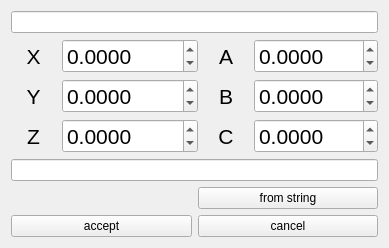
<?xml version="1.0" encoding="UTF-8"?>
<ui version="4.0">
 <class>WLFrameWidget</class>
 <widget class="QWidget" name="WLFrameWidget">
  <property name="windowModality">
   <enum>Qt::WindowModal</enum>
  </property>
  <property name="geometry">
   <rect>
    <x>0</x>
    <y>0</y>
    <width>389</width>
    <height>235</height>
   </rect>
  </property>
  <property name="sizePolicy">
   <sizepolicy hsizetype="Preferred" vsizetype="Preferred">
    <horstretch>0</horstretch>
    <verstretch>0</verstretch>
   </sizepolicy>
  </property>
  <property name="windowTitle">
   <string>WLFrameWidget</string>
  </property>
  <layout class="QGridLayout" name="gridLayout_2">
   <item row="4" column="1">
    <widget class="QPushButton" name="pushButtonCancel">
     <property name="text">
      <string>cancel</string>
     </property>
    </widget>
   </item>
   <item row="0" column="0" colspan="2">
    <widget class="QLineEdit" name="nameFrame"/>
   </item>
   <item row="1" column="0" colspan="2">
    <layout class="QGridLayout" name="gridLayout">
     <item row="2" column="2">
      <widget class="QLabel" name="label_4">
       <property name="font">
        <font>
         <pointsize>16</pointsize>
        </font>
       </property>
       <property name="layoutDirection">
        <enum>Qt::LeftToRight</enum>
       </property>
       <property name="text">
        <string>C</string>
       </property>
       <property name="alignment">
        <set>Qt::AlignCenter</set>
       </property>
      </widget>
     </item>
     <item row="1" column="3">
      <widget class="QDoubleSpinBox" name="doubleSpinBoxB">
       <property name="font">
        <font>
         <pointsize>16</pointsize>
        </font>
       </property>
       <property name="decimals">
        <number>4</number>
       </property>
       <property name="minimum">
        <double>-180.000000000000000</double>
       </property>
       <property name="maximum">
        <double>180.000000000000000</double>
       </property>
      </widget>
     </item>
     <item row="0" column="3">
      <widget class="QDoubleSpinBox" name="doubleSpinBoxA">
       <property name="font">
        <font>
         <pointsize>16</pointsize>
        </font>
       </property>
       <property name="decimals">
        <number>4</number>
       </property>
       <property name="minimum">
        <double>-180.000000000000000</double>
       </property>
       <property name="maximum">
        <double>180.000000000000000</double>
       </property>
      </widget>
     </item>
     <item row="2" column="3">
      <widget class="QDoubleSpinBox" name="doubleSpinBoxC">
       <property name="font">
        <font>
         <pointsize>16</pointsize>
        </font>
       </property>
       <property name="decimals">
        <number>4</number>
       </property>
       <property name="minimum">
        <double>-180.000000000000000</double>
       </property>
       <property name="maximum">
        <double>180.000000000000000</double>
       </property>
      </widget>
     </item>
     <item row="0" column="0">
      <widget class="QLabel" name="label">
       <property name="font">
        <font>
         <pointsize>16</pointsize>
        </font>
       </property>
       <property name="text">
        <string>X</string>
       </property>
       <property name="textFormat">
        <enum>Qt::AutoText</enum>
       </property>
       <property name="alignment">
        <set>Qt::AlignCenter</set>
       </property>
       <property name="wordWrap">
        <bool>false</bool>
       </property>
       <property name="openExternalLinks">
        <bool>false</bool>
       </property>
       <property name="textInteractionFlags">
        <set>Qt::LinksAccessibleByMouse</set>
       </property>
      </widget>
     </item>
     <item row="0" column="2">
      <widget class="QLabel" name="label_6">
       <property name="font">
        <font>
         <pointsize>16</pointsize>
        </font>
       </property>
       <property name="layoutDirection">
        <enum>Qt::LeftToRight</enum>
       </property>
       <property name="text">
        <string>A</string>
       </property>
       <property name="alignment">
        <set>Qt::AlignCenter</set>
       </property>
      </widget>
     </item>
     <item row="1" column="0">
      <widget class="QLabel" name="label_2">
       <property name="font">
        <font>
         <pointsize>16</pointsize>
        </font>
       </property>
       <property name="layoutDirection">
        <enum>Qt::LeftToRight</enum>
       </property>
       <property name="text">
        <string>Y</string>
       </property>
       <property name="alignment">
        <set>Qt::AlignCenter</set>
       </property>
      </widget>
     </item>
     <item row="0" column="1">
      <widget class="QDoubleSpinBox" name="doubleSpinBoxX">
       <property name="font">
        <font>
         <pointsize>16</pointsize>
        </font>
       </property>
       <property name="decimals">
        <number>4</number>
       </property>
       <property name="minimum">
        <double>-5000.000000000000000</double>
       </property>
       <property name="maximum">
        <double>5000.000000000000000</double>
       </property>
      </widget>
     </item>
     <item row="2" column="1">
      <widget class="QDoubleSpinBox" name="doubleSpinBoxZ">
       <property name="font">
        <font>
         <pointsize>16</pointsize>
        </font>
       </property>
       <property name="decimals">
        <number>4</number>
       </property>
       <property name="minimum">
        <double>-5000.000000000000000</double>
       </property>
       <property name="maximum">
        <double>5000.000000000000000</double>
       </property>
      </widget>
     </item>
     <item row="1" column="1">
      <widget class="QDoubleSpinBox" name="doubleSpinBoxY">
       <property name="font">
        <font>
         <pointsize>16</pointsize>
        </font>
       </property>
       <property name="decimals">
        <number>4</number>
       </property>
       <property name="minimum">
        <double>-5000.000000000000000</double>
       </property>
       <property name="maximum">
        <double>5000.000000000000000</double>
       </property>
      </widget>
     </item>
     <item row="1" column="2">
      <widget class="QLabel" name="label_5">
       <property name="font">
        <font>
         <pointsize>16</pointsize>
        </font>
       </property>
       <property name="layoutDirection">
        <enum>Qt::LeftToRight</enum>
       </property>
       <property name="text">
        <string>B</string>
       </property>
       <property name="alignment">
        <set>Qt::AlignCenter</set>
       </property>
      </widget>
     </item>
     <item row="2" column="0">
      <widget class="QLabel" name="label_3">
       <property name="font">
        <font>
         <pointsize>16</pointsize>
        </font>
       </property>
       <property name="layoutDirection">
        <enum>Qt::LeftToRight</enum>
       </property>
       <property name="text">
        <string>Z</string>
       </property>
       <property name="alignment">
        <set>Qt::AlignCenter</set>
       </property>
      </widget>
     </item>
    </layout>
   </item>
   <item row="2" column="0" colspan="2">
    <widget class="QLineEdit" name="dataFrame"/>
   </item>
   <item row="3" column="1">
    <widget class="QPushButton" name="pushButtonFromStr">
     <property name="text">
      <string>from string</string>
     </property>
    </widget>
   </item>
   <item row="4" column="0">
    <widget class="QPushButton" name="pushButtonOk">
     <property name="text">
      <string>accept</string>
     </property>
    </widget>
   </item>
  </layout>
 </widget>
 <layoutdefault spacing="6" margin="11"/>
 <resources/>
 <connections/>
</ui>
